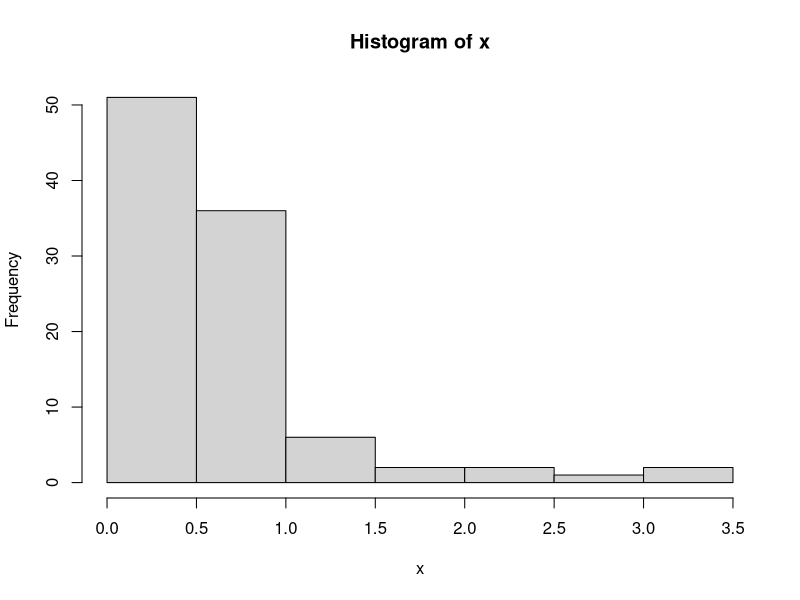
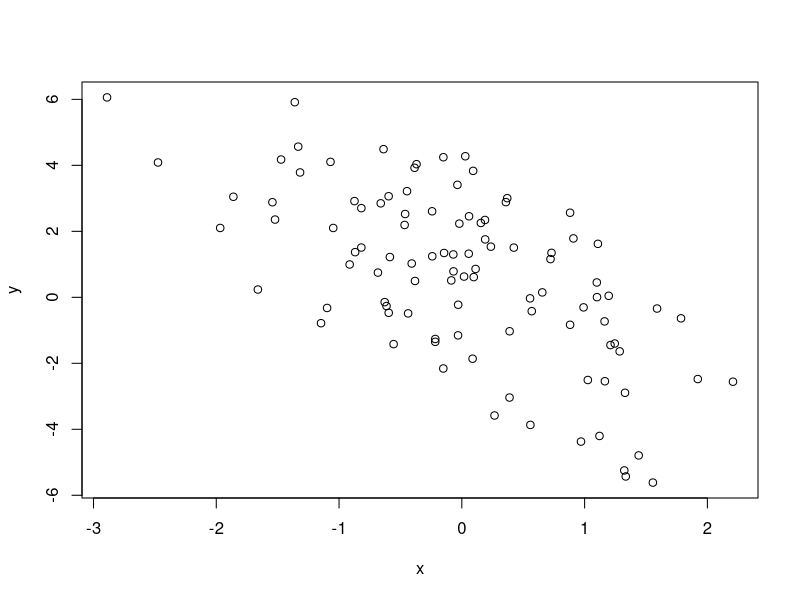
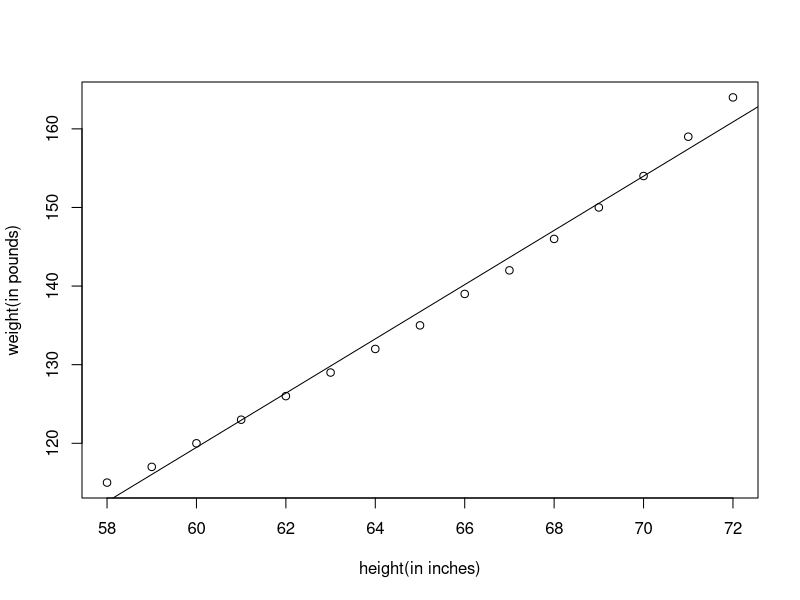
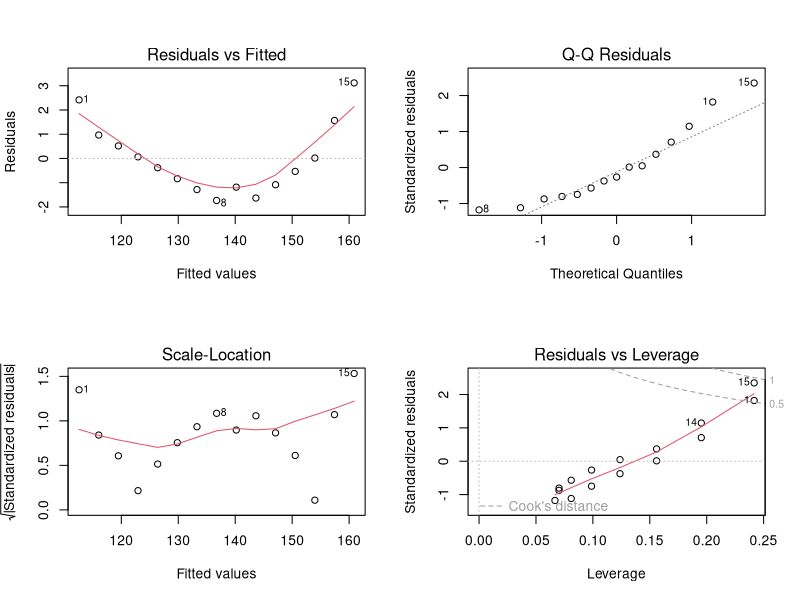

Write R code to recreate these figures, in order.
## ---- chunk 1
knitr::opts_chunk$set(echo = TRUE)
## ---- chunk 2
#Control Structures
#simulation=randomness
#Generation of random numbers
#binomial distribution,normal,random distribution
#rnorm generate random number from standard normal distribution
rnorm(1000) # this generate 1000 numbers whose has(0,1)mean and standard deviation 
?exp
?rnorm
x<-rexp(100,2)
hist(x)
x<-rnorm(10)
#Generation random number seed(this helps to have a same random number every time u run that funtion throughout whole program)
set.seed(1)
rnorm(5)
#simulation Linear Model
set.seed(20)
#simulate predictor variable
x<-rnorm(100)
#simulate error term
e<-rnorm(100,0,2)#generating random numbers whose mean is zero and standard deviation is 2
y<-0.5-2*x+e
plot(x,y)

set.seed(1)
sample(1:10,4)
sample(1:10,4)#running uit again it bring different number because u haven't set a seed
set.seed(1)
sample(1:10,4)#brought same number as i set seed

#Regression(predicting a quantitative variable)
#simple linear regression is predicting one variable
#it's purpose is to produce equation of prediction
#varieties of regression analysis and their use
#1. Polynomial regression(degree of nth order polynomial)
#logistic(deals qualitative variables) whther someone will pass or fail
#poison(representing counts from one or more variables) forexample how many accidents happen per day
##More Expalanation on Linear Model
#predict contionous variable
# residuals are the errors in prediction 
#All models are wrong but useful;
#4 assumptions(normality,independence,linearlity,homoscedacity)
#Note: these assumptions must be followed or we don't get accuracy needed
data("women")
#data("women*Women")
fit <- lm(weight ~ height,data = women)
#fit2 <- lm(weight ~ height,data = women*women)
summary(fit)
women$weight
fitted(fit)
residuals(fit)
plot(women$height,women$weight,xlab = "height(in inches)", ylab = "weight(in pounds)")
abline(fit)
#lines(women$height,fitted(fit2))
fit <- lm(weight ~ height,data = women)
par(mfrow=c(2,2))
plot(fit)#mfrow used for having many graphs in one diagram u specify number of columns an rows
#when we have a certain curve for residuals vs fitted there is something wrong
#EXPLORE MODELR PACKAGE
#DATA VISUALIZATION
#Data source:https://en.wikipedia.org/wiki/List_of_countries_by_GDP_(nominal)_per_capita
#Overlapping scenario in graph is resolved by modifying position or modifying size of text
